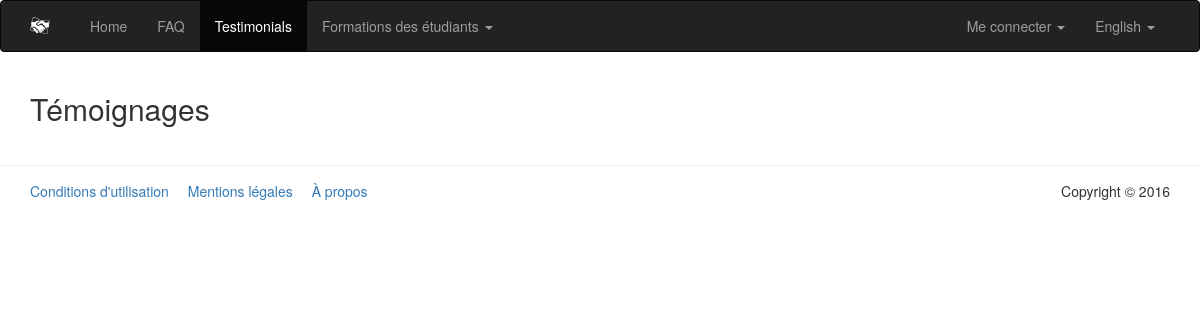
The page /PHP/public/index.php?page=testimonials on the database as committed earlier.
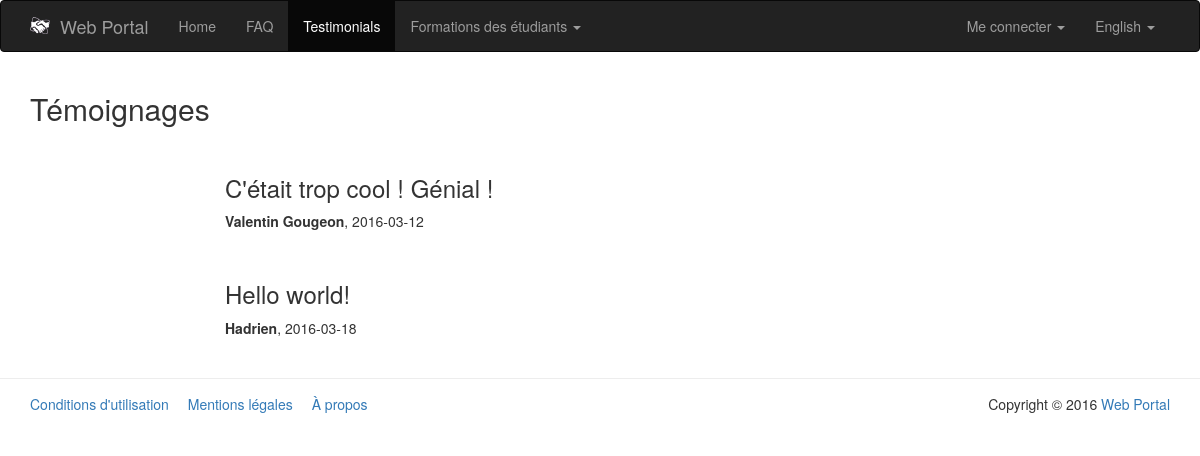
The same page on the database as committed later.
### tables this page shows
CREATE TABLE `settings` (
  `id` int(11) NOT NULL,
  `tag` varchar(64) NOT NULL,
  `value` varchar(256) NOT NULL,
  `placeholder` varchar(128) NOT NULL,
  `data_type` enum('varchar','int','boolean') NOT NULL DEFAULT 'varchar'
);

CREATE TABLE `testimony` (
  `id` int(11) NOT NULL,
  `description` text NOT NULL,
  `author` varchar(64) NOT NULL,
  `register_date` date NOT NULL
);

### PHP/app/model/Settings.class.php (called while the page is built, shortened)
<?php
	class Settings {
		public static function getWebsiteName() {
			$db = PDOConnexion::getInstance();
			$sql = "SELECT value FROM settings WHERE tag = 'website_name'";
			$sth = $db->prepare($sql);
			$sth->setFetchMode(PDO::FETCH_CLASS|PDO::FETCH_PROPS_LATE, 'Settings');
			$sth->execute();
			return $sth->fetch()->value;
		}
	}
?>

### PHP/app/model/Autoloader.php (called while the page is built, shortened)
<?php
	class Autoloader {
		public static function appAutoload($class) {
			$class = str_replace('\\', '/', $class);
		}
	}
?>

### PHP/app/model/Language.class.php (called while the page is built, shortened)
<?php
	class Language {
		private $defaultLanguage = 'en';
		private $currentLanguage;
		private $translate = array();
		public function __construct() {
		    if (isset($_COOKIE['lang']) || isset($_SESSION['lang'])) {
		        if (isset($_COOKIE['lang'])) {
		            $this->currentLanguage = $_COOKIE['lang'];
		        }
		        if (isset($_SESSION['lang'])) {
		            $this->currentLanguage = $_SESSION['lang'];
		        }
		    }
		    else {
		    	$this->currentLanguage = $this->detectBrowserLanguage();
		    }
		    $this->translate = $translate;
		}
		private function detectBrowserLanguage() {
			if (isset($_SERVER['HTTP_ACCEPT_LANGUAGE'])) {
				if (substr($_SERVER['HTTP_ACCEPT_LANGUAGE'], 0, 2) == 'fr') {
					return 'fr';
				}
				else {
					return 'en';
				}
			}
			return $this->defaultLanguage;
		}
		public function getCurrentLanguage() {
			$languageName = ($this->currentLanguage == 'fr') ? 'Français' : 'English';
			return array(
				'code' => $this->currentLanguage,
				'name' => $languageName
			);
		}
		public function translate($term) {
			if (!array_key_exists($this->currentLanguage, $this->translate)) {
				if (file_exists(LANG . DS . $this->currentLanguage . '.php')) {
					return $this->translate[$term];
				}
			}
			else {
				throw new Exception('Le terme "' . $term . '" n\'existe pas dans le fichier de traduction.');
			}
		}
	}
?>

### PHP/ressources/lang/en.php (called while the page is built)
<?php
	$translate = array (
		'home' => 'Home',
		'faq' => 'FAQ',
		'testimonials' => 'Testimonials',
		'student' => 'Student',
		'company' => 'Company'
	);
?>

### PHP/app/model/Testimony.class.php (called while the page is built, shortened)
<?php
	class Testimony {
		public function __get($nom) {
			return $this->$nom;
		}
		public static function getTestimonialsList() {
			$db = PDOConnexion::getInstance();
			$sql = 'SELECT * FROM testimony';
			$sth = $db->prepare($sql);
			$sth->setFetchMode(PDO::FETCH_CLASS|PDO::FETCH_PROPS_LATE, 'Testimony');
			$sth->execute();
			return $sth->fetchAll();
		}
	}
?>

### PHP/app/view/testimonials.php (the view, shortened to what the changed rows need)
<div class="container">
	<div class="row">
		<div class="col-md-12">
			<h2>Témoignages</h2>
      <?php
        foreach(Testimony::getTestimonialsList() as $testimony) {
          echo '
            <br />
            <div class="row">
              <div class="col-md-offset-2 col-md-8">
                <h3>' . $testimony->description . '</h3>
                <p><b>' . $testimony->author . '</b>, ' . $testimony->register_date . '</p>
              </div>
            </div>
          ';
        }
      ?>
			</div>
	</div>
</div>

### PHP/app/view/footer.php (shortened to what the changed rows need)
		<footer id="footer" style="border-top: 1px solid #ededed; margin-top: 30px; padding: 15px 0;">
			<div class="container">
				<div class="row">
					<div class="col-md-8">
						<a href="index.php?page=terms" style="margin-right: 15px;">Conditions d'utilisation</a>
						<a href="index.php?page=legal" style="margin-right: 15px;">Mentions légales</a>
						<a href="index.php?page=about">À propos</a>
					</div>
					<div class="col-md-4 text-right">
						Copyright &copy; <?php echo date('Y') . ' <a href="index.php?page=home">' . Settings::getWebsiteName() . '</a>'; ?>
					</div>
				</div>
			</div>
		</footer>
	</body>
</html>

### PHP/app/view/navbar.php (shortened to what the changed rows need)
<nav class="navbar navbar-inverse">
	<div class="container">
		<div class="navbar-header">
			<a class="navbar-brand" href="index.php?page=home"><img src="img/logo.png" alt="Logo" style="float: left; margin-right: 10px; width: 20px;"><?php echo Settings::getWebsiteName(); ?></a>
		</div>
		<div id="navbar" class="collapse navbar-collapse">
			<ul class="nav navbar-nav">
				<li<?php App::isCurrentPage('home'); ?>><a href="index.php?page=home"><?php echo $language->translate('home'); ?></a></li>
				<li<?php App::isCurrentPage('faq'); ?>><a href="index.php?page=faq"><?php echo $language->translate('faq'); ?></a></li>
				<li<?php App::isCurrentPage('testimonials'); ?>><a href="index.php?page=testimonials"><?php echo $language->translate('testimonials'); ?></a></li>
				<li class="dropdown"
					     	App::isCurrentPage('formations-ireland'); ?>>
						  	<a id="formations-dropdown" href="#" class="dropdown-toggle" data-toggle="dropdown" role="button" aria-haspopup="true" aria-expanded="false">
								Formations des étudiants
								<span class="caret"></span>
							</a>
				</li>
			</ul>
			<ul class="nav navbar-nav navbar-right">
				<?php if (App::isLogged()) : ?>
					<?php $member = App::getMember(); ?>
					<?php if (get_class($member) == 'Student') : ?>
						<li class="dropdown">
							<a id="student-dropdown" href="#" class="dropdown-toggle" data-toggle="dropdown" role="button" aria-haspopup="true" aria-expanded="false">
								<?php echo $member->first_name; ?>
								<span class="caret"></span>
							</a>
							<ul class="dropdown-menu" aria-labelledby="student-dropdown">
								<li><a href="index.php?page=profile-student">Profil</a></li>
								<li><a href="index.php?page=internship-request">Ma recherche de stage <span data-toggle="tooltip" data-placement="bottom" title="Recherche <?php if(!$member->available){echo 'dés';} ?>activée" style="background: <?php if($member->available) {echo '#27ae60';} else {echo '#e74c3c';} ?>; display: inline-block; vertical-align: middle; margin-left: 10px; border-radius: 8px; height: 8px; width: 8px;"></span></a></li>
								<li><a href="index.php?page=find-internship">Rechercher un stage</a></li>
								<li><a href="index.php?page=find-company">Rechercher une entreprise</a></li>
								<?php if (App::isAdmin()) : ?>
									<li class="divider" role="separator"></li>
									<li><a href="index.php?page=admin/home">Administration</a></li>
								<?php endif; ?>
							</ul>
						</li>
					<?php else : ?>
						<li class="dropdown">
							<a id="company-dropdown" href="#" class="dropdown-toggle" data-toggle="dropdown" role="button" aria-haspopup="true" aria-expanded="false">
								<?php echo $member->name; ?>
								<span class="caret"></span>
							</a>
							<ul class="dropdown-menu" aria-labelledby="company-dropdown">
								<li><a href="index.php?page=profile-company">Profil</a></li>
								<li><a href="index.php?page=my-internships">Stages proposés</a></li>
								<li><a href="index.php?page=find-student">Rechercher des étudiants</a></li>
							</ul>
						</li>
					<?php endif; ?>
					<li><a href="index.php?page=signout">Déconnexion</a></li>
				<?php else : ?>
					<li class="dropdown">
						<a id="login-dropdown" href="#" class="dropdown-toggle" data-toggle="dropdown" role="button" aria-haspopup="true" aria-expanded="false">
							Me connecter
							<span class="caret"></span>
						</a>
					</li>
				<?php endif; ?>
				<li class="dropdown">
					<a id="lang-dropdown" href="#" class="dropdown-toggle" data-toggle="dropdown" role="button" aria-haspopup="true" aria-expanded="false">
						<?php echo $language->getCurrentLanguage()['name']; ?>
						<span class="caret"></span>
					</a>
				</li>
            </ul>
		</div>
	</div>
</nav>

Rows that differ between the two databases and show on the page:
added settings: value "Web Portal"
added testimony: description "C'était trop cool ! Génial !", author "Valentin Gougeon", register_date "2016-03-12"
added testimony: description "Hello world!", author "Hadrien", register_date "2016-03-18"
